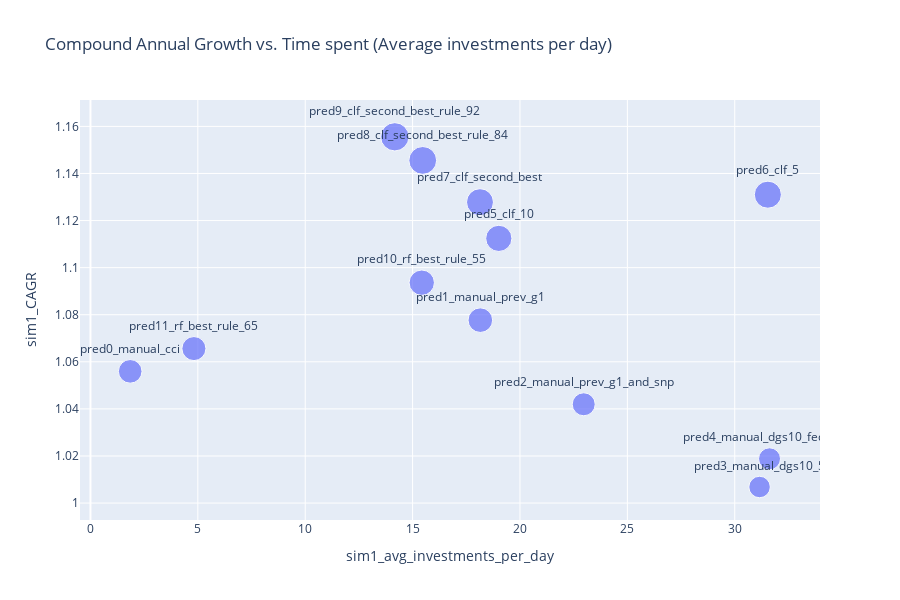

The cell this chart's notebook holds for it:
### Code cell
# Create the scatter plot
fig = px.scatter(
    df_sim1_results.dropna(),
    x='sim1_avg_investments_per_day',
    y='sim1_CAGR',
    size='sim1_growth_capital_4y',  # Use the 'size' parameter for sim1_CAGR
    text='prediction',
    title='Compound Annual Growth vs. Time spent (Average investments per day)',
    labels={'sim1_capital': 'Initial Capital Requirement', 'growth_capital_4y': '4-Year Capital Growth'},
    height=600  # <- Increase height here

)

# Update the layout to improve readability of the annotations
fig.update_traces(textposition='top center')

# Show the plot
fig.show()

### Figure 1 — Plotly figure (JSON) as saved in the notebook; plotly's stock layout.template omitted (floating-point values rounded to 4 significant figures)
{"data": [{"hovertemplate": "sim1_avg_investments_per_day=%{x}<br>sim1_CAGR=%{y}<br>sim1_growth_capital_4y=%{marker.size}<br>prediction=%{text}<extra></extra>", "legendgroup": "", "marker": {"color": "#636efa", "size": [1.243, 1.349, 1.179, 1.028, 1.077, 1.531, 1.636, 1.618, 1.722, 1.783, 1.43, 1.289], "sizemode": "area", "sizeref": 0.004458, "symbol": "circle"}, "mode": "markers+text", "name": "", "orientation": "v", "showlegend": false, "text": ["pred0_manual_cci", "pred1_manual_prev_g1", "pred2_manual_prev_g1_and_snp", "pred3_manual_dgs10_5", "pred4_manual_dgs10_fedfunds", "pred5_clf_10", "pred6_clf_5", "pred7_clf_second_best", "pred8_clf_second_best_rule_84", "pred9_clf_second_best_rule_92", "pred10_rf_best_rule_55", "pred11_rf_best_rule_65"], "textposition": "top center", "type": "scatter", "x": [1.851, 18.15, 22.97, 31.16, 31.62, 19.01, 31.54, 18.14, 15.47, 14.17, 15.43, 4.817], "xaxis": "x", "y": [1.056, 1.078, 1.042, 1.007, 1.019, 1.112, 1.131, 1.128, 1.146, 1.156, 1.094, 1.066], "yaxis": "y"}], "layout": {"height": 600, "legend": {"itemsizing": "constant", "tracegroupgap": 0}, "title": {"text": "Compound Annual Growth vs. Time spent (Average investments per day)"}, "xaxis": {"anchor": "y", "domain": [0, 1], "title": {"text": "sim1_avg_investments_per_day"}}, "yaxis": {"anchor": "x", "domain": [0, 1], "title": {"text": "sim1_CAGR"}}}}
